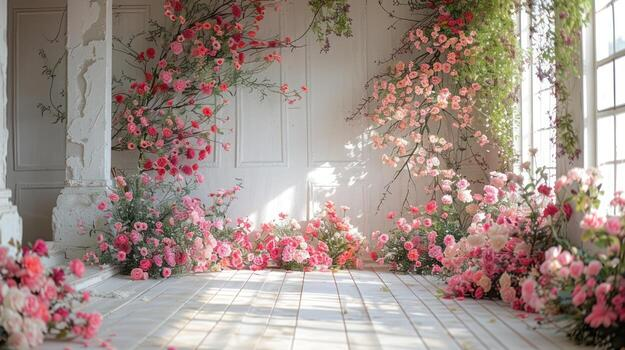
#> input picture Data/fun2/background.jpeg, 625 x 350 px
$ python combine_materials.py
#> lines starting #> are read from the running program, lines starting #| are printed output that depends on the picture
from PIL import Image


def rgba_to_rgb_white(input_path):
    """
    Convert an RGBA image to RGB with a white background.
    """
    img = Image.open(input_path).convert("RGBA")

    # Create white background
    background = Image.new("RGB", img.size, (255, 255, 255))

    # Paste RGBA on top, using alpha channel as mask
    background.paste(img, mask=img.split()[3])  # 3 = alpha channel

    return background

# [58 lines left out: function combine_to_fixed_canvas, not called in this run]


# # Example usage
# combine_to_larger("image1.jpg", "image2.jpg", "combined.jpg", direction="horizontal")


from PIL import Image

def combine_foregrounds_background(foreground_paths, background_path, output_path, canvas_size=(1024, 512)):
    """
    Place multiple foregrounds on the left half (stacked vertically)
    and a background image on the right half, all resized proportionally
    to occupy as much space as possible in a fixed-size canvas.
    """
#> called with background_path = './Data/fun2/background.jpeg', output_path = './Data/fun2_8.png', canvas_size = (1280, 720)
    canvas_w, canvas_h = canvas_size
    left_w, right_w = canvas_w // 2, canvas_w // 2  # left/right halves

    # Load background
    bg = Image.open(background_path).convert("RGB")
#> bg is the input picture: PIL image 625x350 RGB; mean R, G, B 159.5, 142.4, 135.3
    bg= bg.resize((1280, 720))
#> bg: PIL image 1280x720 RGB
    bg.thumbnail((right_w, canvas_h), Image.LANCZOS)
#> bg: PIL image 640x360 RGB

    # Prepare blank canvas
    canvas = Image.new("RGB", (canvas_w, canvas_h), (255, 255, 255))
#> canvas: PIL image 1280x720 RGB; every value is 255

    # Place background on right half, centered vertically
    offset_x = left_w + (right_w - bg.width) // 2
#> offset_x = 640
    offset_y = (canvas_h - bg.height) // 2
#> offset_y = 180
    canvas.paste(bg, (offset_x, offset_y))
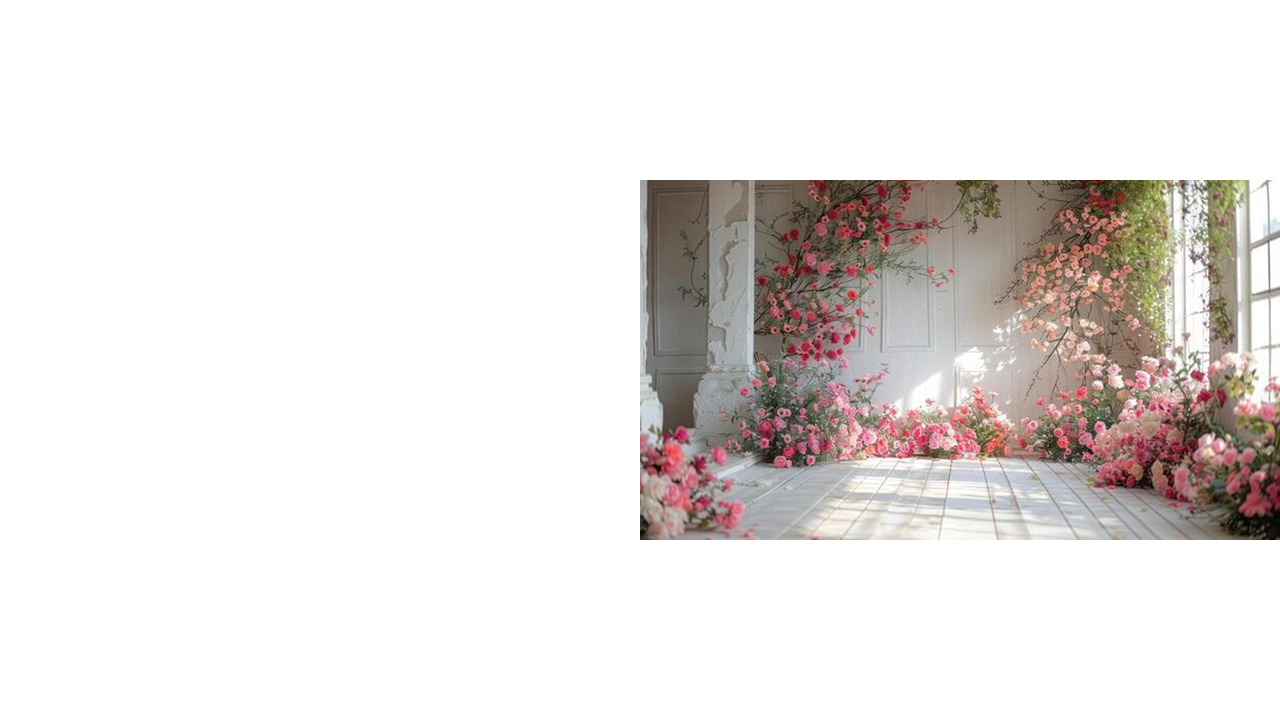
#> canvas: PIL image 1280x720 RGB; mean R, G, B 231.1, 226.9, 225.1

    # Load and stack foregrounds in left half
    n = len(foreground_paths)
    target_h = canvas_h // n  # each foreground gets equal height
    for i, fpath in enumerate(foreground_paths):
        fg = Image.open(fpath)
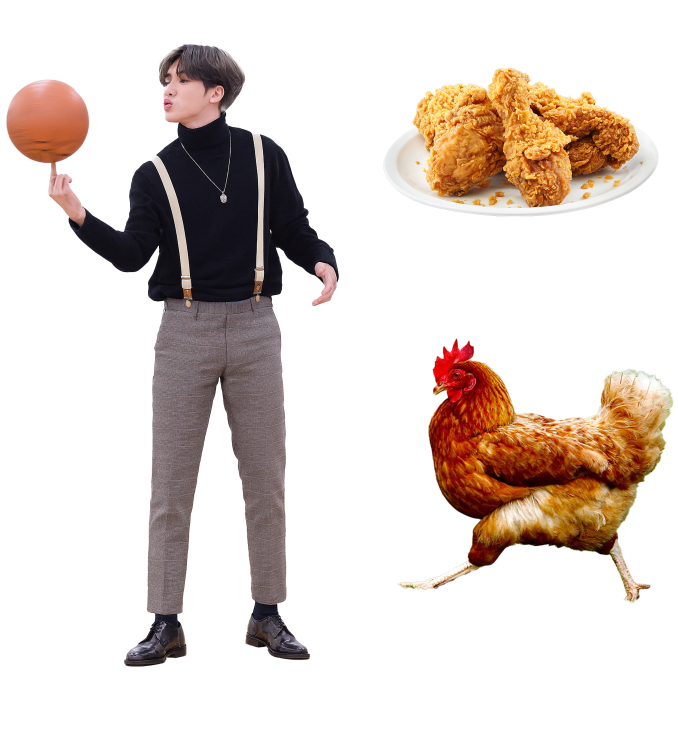
#> input picture Data/fun2/editted3.png, 2032 x 2204 px (shown at 1/3 size)
#> fg is the input picture: PIL image 2032x2204 RGBA; mean R, G, B, A 221.6, 210.9, 204.8, 255

        if fg.mode != "RGB":
            fg= rgba_to_rgb_white(fpath)
#> in rgba_to_rgb_white, `background = Image.new("RGB", img.size, (255, 255, 255))`: background: PIL image 2032x2204 RGB; every value is 255

        fg = fg.convert("RGB")

        fg.thumbnail((left_w, target_h), Image.LANCZOS)
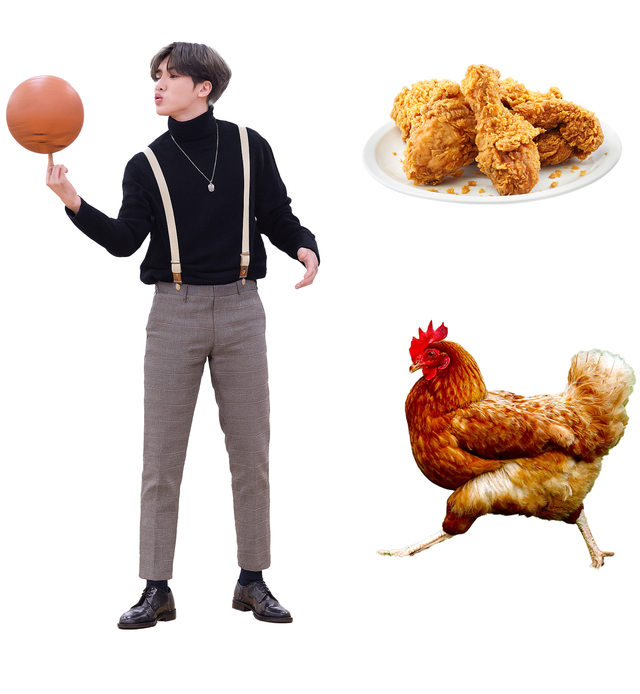
#> fg: PIL image 640x694 RGB; mean R, G, B 221.6, 210.8, 204.8

        # Center each foreground in its slot
        offset_x = (left_w - fg.width) // 2
#> offset_x = 0
        offset_y = i * target_h + (target_h - fg.height) // 2
#> offset_y = 13
        canvas.paste(fg, (offset_x, offset_y))
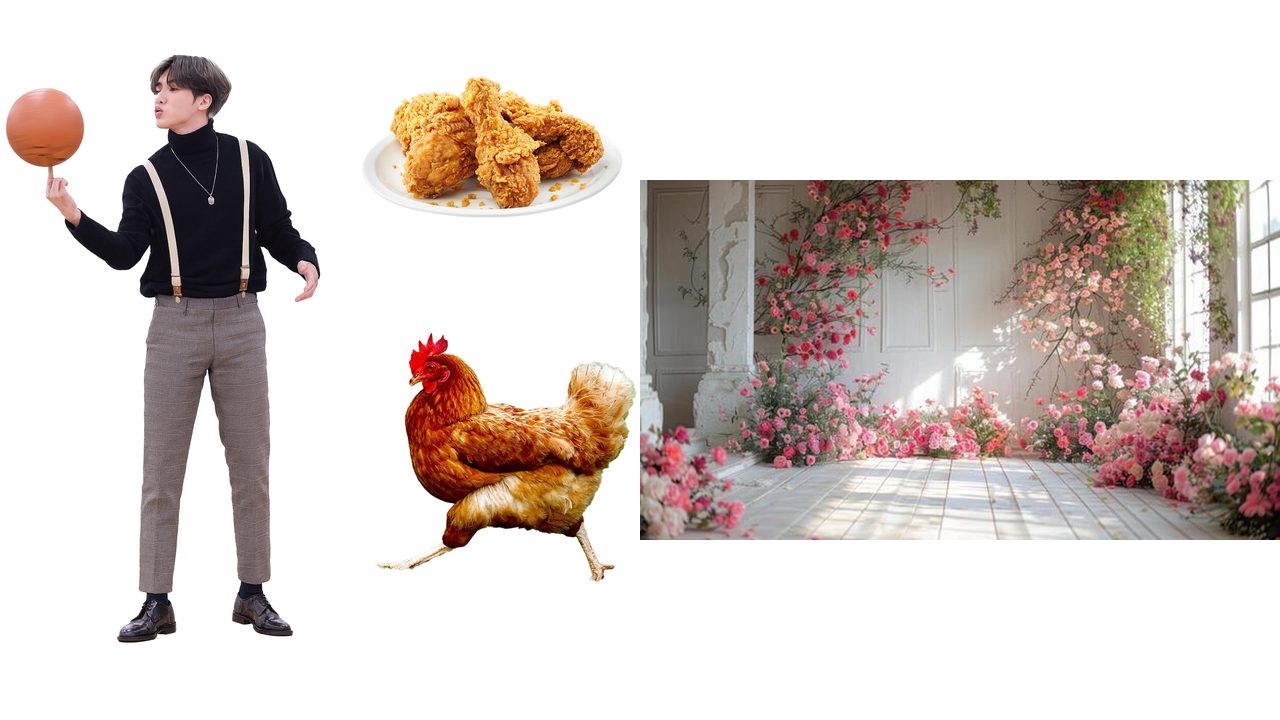
#> canvas: PIL image 1280x720 RGB; mean R, G, B 215, 205.6, 200.9

    # Save final image
    canvas.save(output_path)
    print(f"✅ Combined image saved at {output_path}")


# Example usage:
foregrounds = [
    # './Data/fun2/object_0.png',
    # './Data/fun2/object_1.png',
    # './Data/fun2/object_2.png',
    './Data/fun2/editted3.png',
]

# background = f"./tests/{idx}/main_entity.jpeg"
background = './Data/fun2/background.jpeg'
# background = f"./tests/{idx}/main_entity.png"
combine_foregrounds_background(foregrounds, background, "./Data/fun2_8.png", canvas_size=(1280, 720))
